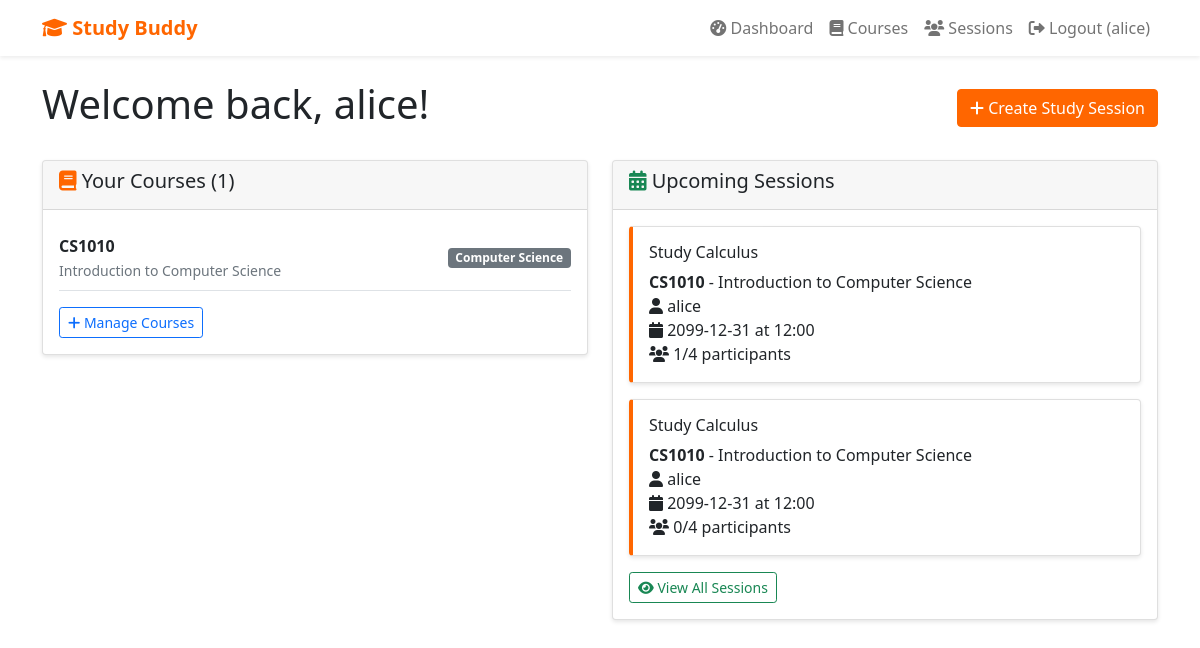
The app's page /dashboard (signed in) with its own data.
### tables this page shows
CREATE TABLE users (
        id INTEGER PRIMARY KEY AUTOINCREMENT,
        username TEXT UNIQUE NOT NULL,
        email TEXT UNIQUE NOT NULL,
        password_hash TEXT NOT NULL,
        created_at TIMESTAMP DEFAULT CURRENT_TIMESTAMP
    );

CREATE TABLE courses (
        id INTEGER PRIMARY KEY AUTOINCREMENT,
        course_code TEXT NOT NULL,
        course_name TEXT NOT NULL,
        department TEXT NOT NULL
    );

CREATE TABLE study_sessions (
        id INTEGER PRIMARY KEY AUTOINCREMENT,
        creator_id INTEGER,
        course_id INTEGER,
        title TEXT NOT NULL,
        description TEXT,
        session_date DATE,
        session_time TIME,
        duration INTEGER DEFAULT 60,
        location TEXT,
        max_participants INTEGER DEFAULT 4,
        status TEXT DEFAULT 'open',
        created_at TIMESTAMP DEFAULT CURRENT_TIMESTAMP,
        FOREIGN KEY (creator_id) REFERENCES users (id),
        FOREIGN KEY (course_id) REFERENCES courses (id)
    );

### app.py (the view)
@app.route('/dashboard')
def dashboard():
    if 'user_id' not in session:
        return redirect(url_for('login'))
    conn = get_db_connection()
    user_courses = conn.execute('''
        SELECT c.id, c.course_code, c.course_name, c.department
        FROM courses c
        JOIN user_courses uc ON c.id = uc.course_id
        WHERE uc.user_id = ?
    ''', (session['user_id'],)).fetchall()
    upcoming_sessions = conn.execute('''
        SELECT s.*, c.course_code, c.course_name, u.username as creator_name,
               COUNT(sp.id) as participant_count
        FROM study_sessions s
        JOIN courses c ON s.course_id = c.id
        JOIN users u ON s.creator_id = u.id
        LEFT JOIN session_participants sp ON s.id = sp.session_id AND sp.status = 'confirmed'
        WHERE s.course_id IN (
            SELECT course_id FROM user_courses WHERE user_id = ?
        ) AND s.session_date >= date('now')
        GROUP BY s.id
        ORDER BY s.session_date, s.session_time
        LIMIT 5
    ''', (session['user_id'],)).fetchall()
    conn.close()
    return render_template('dashboard.html',
                         user_courses=user_courses,
                         upcoming_sessions=upcoming_sessions)

### app.py (called while the page is built)
def get_db_connection():
    conn = sqlite3.connect('study_buddy.db')
    conn.row_factory = sqlite3.Row
    return conn

### templates/dashboard.html (shortened to what this page needs)
{% extends "base.html" %}
{% block content %}
<div class="d-flex justify-content-between align-items-center mb-4">
    <h1>Welcome back, {{ session.username }}!</h1>
    <a href="{{ url_for('create_session') }}" class="btn btn-primary">
        <i class="fas fa-plus"></i> Create Study Session
    </a>
</div>
<div class="row">
    <div class="col-md-6">
        <div class="card">
            <div class="card-header">
                <h5><i class="fas fa-book text-primary"></i> Your Courses ({{ user_courses|length }})</h5>
            </div>
            <div class="card-body">
                {% if user_courses %}
                    {% for course in user_courses %}
                    <div class="d-flex justify-content-between align-items-center border-bottom py-2">
                        <div>
                            <strong>{{ course.course_code }}</strong><br>
                            <small class="text-muted">{{ course.course_name }}</small>
                        </div>
                        <span class="badge bg-secondary">{{ course.department }}</span>
                    </div>
                    {% endfor %}
                    <div class="mt-3">
                        <a href="{{ url_for('courses') }}" class="btn btn-outline-primary btn-sm">
                            <i class="fas fa-plus"></i> Manage Courses
                        </a>
                    </div>
                {% endif %}
            </div>
        </div>
    </div>
    <div class="col-md-6">
        <div class="card">
            <div class="card-header">
                <h5><i class="fas fa-calendar-alt text-success"></i> Upcoming Sessions</h5>
            </div>
            <div class="card-body">
                {% if upcoming_sessions %}
                    {% for session in upcoming_sessions %}
                    <div class="card study-session-card mb-3">
                        <div class="card-body">
                            <h6>{{ session.title }}</h6>
                            <p class="card-text">
                                <strong>{{ session.course_code }}</strong> - {{ session.course_name }}<br>
                                <i class="fas fa-user"></i> {{ session.creator_name }}<br>
                                <i class="fas fa-calendar"></i> {{ session.session_date }} at {{ session.session_time }}<br>
                                <i class="fas fa-users"></i> {{ session.participant_count }}/{{ session.max_participants }} participants
                            </p>
                        </div>
                    </div>
                    {% endfor %}
                    <a href="{{ url_for('sessions') }}" class="btn btn-outline-success btn-sm">
                        <i class="fas fa-eye"></i> View All Sessions
                    </a>
                {% else %}
                    <div class="text-center py-4">
                        <i class="fas fa-calendar fa-3x text-muted mb-3"></i>
                        <p class="text-muted">No upcoming study sessions found.</p>
                    </div>
                {% endif %}
            </div>
        </div>
    </div>
</div>
{% endblock %}

### templates/base.html (shortened to what this page needs)
<!DOCTYPE html>
<html lang="en">
<head>
    <link href="https://cdn.jsdelivr.net/npm/bootstrap@5.1.3/dist/css/bootstrap.min.css" rel="stylesheet">
    <link href="https://cdnjs.cloudflare.com/ajax/libs/font-awesome/6.0.0/css/all.min.css" rel="stylesheet">
</head>
<body>
    <nav class="navbar navbar-expand-lg navbar-light bg-white shadow-sm">
        <div class="container">
            <a class="navbar-brand" href="{{ url_for('index') }}">
                <i class="fas fa-graduation-cap"></i> Study Buddy
            </a>
            <div class="navbar-nav ms-auto">
                {% if session.user_id %}
                    <a class="nav-link" href="{{ url_for('dashboard') }}">
                        <i class="fas fa-tachometer-alt"></i> Dashboard
                    </a>
                    <a class="nav-link" href="{{ url_for('courses') }}">
                        <i class="fas fa-book"></i> Courses
                    </a>
                    <a class="nav-link" href="{{ url_for('sessions') }}">
                        <i class="fas fa-users"></i> Sessions
                    </a>
                    <a class="nav-link" href="{{ url_for('logout') }}">
                        <i class="fas fa-sign-out-alt"></i> Logout ({{ session.username }})
                    </a>
                {% endif %}
            </div>
        </div>
    </nav>
    <main class="container mt-4">
        {% block content %}{% endblock %}
    </main>
</body>
</html>

### templates/base.html (style rules this page uses)
:root { --clemson-orange: #ff6600; }
.navbar-brand { font-weight: bold; color: var(--clemson-orange) !important; }
.btn-primary { background-color: var(--clemson-orange); border-color: var(--clemson-orange); }
.text-primary { color: var(--clemson-orange) !important; }
.study-session-card { border-left: 4px solid var(--clemson-orange); }
.card { box-shadow: 0 2px 4px rgba(0,0,0,0.1); margin-bottom: 20px; }

### records on screen
users: username "alice"
courses: course_code "CS1010", course_name "Introduction to Computer Science", department "Computer Science"
study_sessions: title "Study Calculus", course_code "CS1010", course_name "Introduction to Computer Science", creator_name "alice", session_date "2099-12-31", session_time "12:00", participant_count "1", max_participants "4"
study_sessions: title "Study Calculus", course_code "CS1010", course_name "Introduction to Computer Science", creator_name "alice", session_date "2099-12-31", session_time "12:00", participant_count "0", max_participants "4"

### other values on screen
{{ user_courses|length }} "1"
